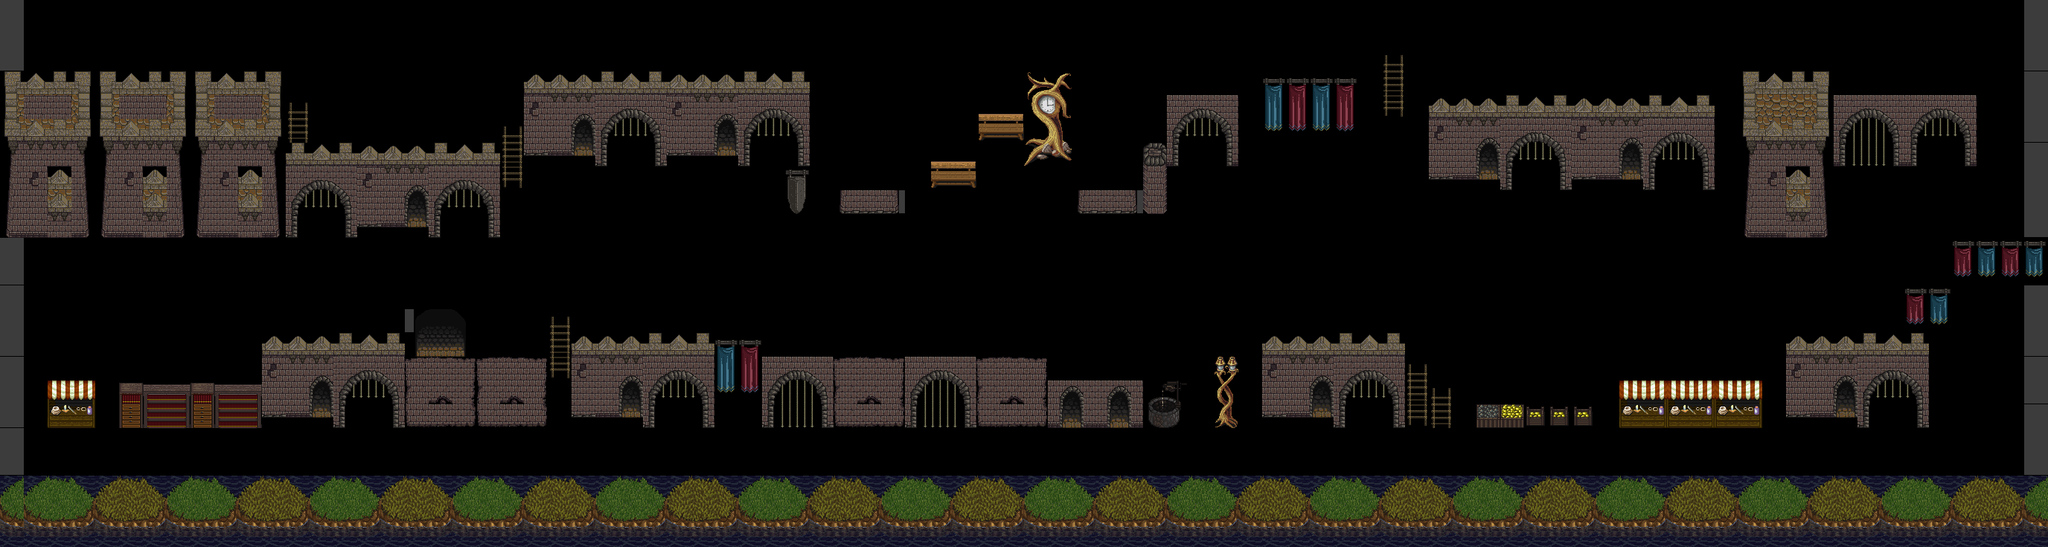

Tiled map render using the project's own tile images. Description and the map definition, with tile-layer contents summarised, below:
An orthogonal 86x23 tile map with 32x32 px tiles, 1 tile layer (collision), 1 hidden layer not drawn.

<map version="1.0" orientation="orthogonal" renderorder="right-down" width="86" height="23" tilewidth="32" tileheight="32" nextobjectid="1">
 <tileset firstgid="1" name="tiles_map" tilewidth="32" tileheight="32">
  <image source="../images/tiles_map.png" width="512" height="512" />
 </tileset>
 <layer name="background" width="86" height="23" visible="0">
  <data>[1978 cells, 1978 non-empty, 1 distinct tile ids]</data>
 </layer>
 <layer name="collision" width="86" height="23">
  <data>[1978 cells, 837 non-empty, 171 distinct tile ids]</data>
 </layer>
</map>
